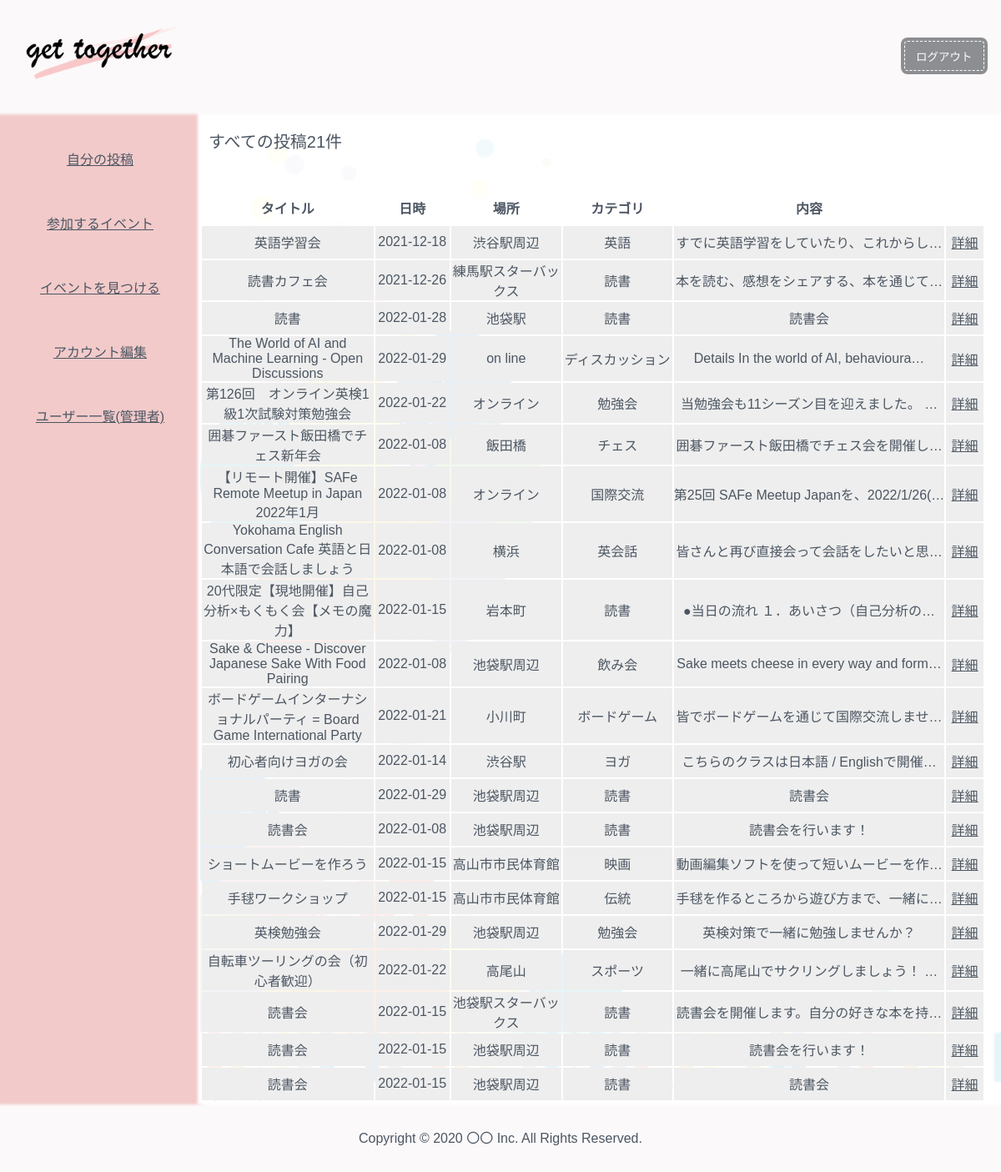
Screenshot of /Views/all_index.php (signed in) with the database file from the repository.
### tables this page shows
CREATE TABLE `events` (
  `id` int(11) NOT NULL,
  `title` varchar(300) NOT NULL,
  `content` varchar(20000) DEFAULT NULL,
  `place` varchar(100) DEFAULT NULL,
  `date` date DEFAULT NULL,
  `category` varchar(1000) DEFAULT NULL,
  `user_id` int(11) NOT NULL,
  `del_flag` int(11) NOT NULL DEFAULT '0'
);

### Controllers/Controller1.php (called while the page is built, shortened)
<?php
require_once('../Models/All.php');
class PlayerController {
	  public function __construct() {
		$this->All = new All();
	  }
  public function all_index() {
	$page = 0;
	$all_posts = $this->All->AllIndex();
	$all_index_count = $this->All->AllcountPage($page);
	$allparams = [
          'all_posts'
          => $all_posts
          ,'pages' => $all_index_count / 20
        ];
	return $allparams;
	}
	public function countA() {
	$countall = $this->All->CountAllIndex();
	return $countall;
	}
}
?>

### Models/Db.php (called while the page is built, shortened)
<?php
class Db {
	public function __construct($dbh = null) {
		if(!$dbh) {
			try {
				$this->dbh = new PDO(
					'mysql:dbname='.DB_NAME.
					';host='.DB_HOST, DB_USER, DB_PASSWD
				);
			} catch (PDOException $e) {
				echo "接続失敗:" . $e->getMessage() . "\n";
				exit();
			}
		} else{
			$this->dbh = $dbh;
		}
	}
}

### Models/All.php (called while the page is built, shortened)
<?php
require_once('../Models/Db.php');
class All extends Db  {
    public function AllIndex($id = 0):Array {
        $sql = 'SELECT * FROM events WHERE del_flag = 0';
        $sth = $this->dbh->prepare($sql);
        $sth->execute();
        $result = $sth->fetchAll(PDO::FETCH_ASSOC);
        return $result;
    }
    public function CountAllIndex($id = 0):Array {
        $sql = 'SELECT COUNT(*) FROM events WHERE del_flag = 0';
        $sth = $this->dbh->prepare($sql);
        $sth->execute();
        $result = $sth->fetchAll(PDO::FETCH_ASSOC);
        return $result;
    }
    public function AllcountPage():Int {
      $sql = 'SELECT COUNT(*) FROM events';
      $sth = $this->dbh->prepare($sql);
      $sth->execute();
      $count = $sth->fetchColumn();
      return $count;
    }
}

### Views/all_index.php (the view, shortened to what this page needs)
<?php
require_once '../Controllers/Controller1.php';
$a = new PlayerController();
$params = $a->all_index();
$countAll = $a->countA();
?>
<!DOCTYPE html>
<html lang="ja">
<head>
  <link rel="stylesheet" type="text/css" href="css/all_index.css">
  <link rel="stylesheet" type="text/css" href="https://coco-factory.jp/ugokuweb/wp-content/themes/ugokuweb/data/reset.css">
<link rel="stylesheet" type="text/css" href="https://coco-factory.jp/ugokuweb/wp-content/themes/ugokuweb/data/7-2-3/css/7-2-3.css">
</head>
<body>
<?php include("header.php"); ?>
<article>
  <?php
  include("side.php");
  ?>
  <div class="content2">
    <div class="container">
    <p class="my_index_title">すべての投稿<?php echo $countAll[0]["COUNT(*)"]; ?>件</p>
    </div>
<div class="margin"> <p> </p>
<div class="open-btn1"></div>
</div>
<div class="view">
      <table class="db_table">
        <tr>
            <th class="title">タイトル</th>
            <th class="date">日時</th>
            <th class="place">場所</th>
            <th class="cate">カテゴリ</th>
            <th lass="contents">内容</th>
        </tr>
        <?php foreach ($params['all_posts'] as $all_post): ?>
        <?php if($all_post['del_flag'] == 1):?>
        <?php else:  ?>
        <tr class="contents_conainer">
            <td class="title"><?php echo $all_post['title']; ?></td>
            <td class="date"><?php echo $all_post['date']; ?></td>
            <td class="place"><?php echo $all_post['place']; ?></td>
            <td class="cate"><?php echo $all_post['category']; ?></td>
            <td class="contents"><?php echo mb_strimwidth($all_post['content'], 0, 40, '…', 'UTF-8' ); ?></td>
            <td class="detail">
            <a href="my_detail.php?id=<?php echo $all_post['id']; ?>">詳細</a>
            </td>
            <?php endif;  ?>
            <?php endforeach; ?>
          </table>
    </div>
  </div>
</article>
<div>
<?php
include("footer.php");
?>
</div>
</body>
</html>

### Views/header.php (shortened to what this page needs)
<!DOCTYPE html>
<html lang="en">
<head>
  <link rel="stylesheet" type="text/css" href="css/header.css">
</head>
<body>
    <header class="site-header">
      <div class="wrapper site-header__wrapper">
        <a href="mypage.php" class="brand">
          <img class="img" src="css/img/logo.png">
        </a>
        <nav class="nav">
        <form action="logout.php" method="POST">
        <input style="cursor: pointer;" class="btn-stitch" type="submit" name="logout" value="ログアウト">
        </form>
        </nav>
      </div>
    </header>
</body>
</html>

### Views/side.php (shortened to what this page needs)
<!DOCTYPE html>
<html lang="ja">
<head>
  <link rel="stylesheet" type="text/css" href="css/mypage.css">
</head>
<body>
<div class="side">
    <a class="rink" href="my_index.php">自分の投稿</a>
    <a class="rink" href="user_event_index.php">参加するイベント</a>
    <a class="rink" href="all_index.php">イベントを見つける</a>
    <a class="rink" href="account.php">アカウント編集</a>
    <?php if($_SESSION['login_user']['role'] == 1): ?>
    <a class="rink_under" href="users.php">ユーザー一覧(管理者)</a>
    <?php endif;  ?>
  </div>
</body>
</html>

### Views/footer.php (shortened to what this page needs)
<!DOCTYPE html>
<html lang="ja">
<head>
  <link rel="stylesheet" type="text/css" href="css/footer.css">
</head>
<body>
    <div class="copy">
    <p class="copyright">Copyright © 2020 〇〇 Inc. All Rights Reserved.</p>
    </div>
</body>
</html>

### Views/css/all_index.css (style rules this page uses)
* { -webkit-appearance: none; }
* { color: #4c5662; margin: 0px; padding: 0px; }
body { font-family: arial; }
.btn-stitch { margin: 10px; display: inline-block; padding: 0.5em 1em; text-decoration: none; background: #818b9f; color: #FFF; border-radius: 4px; box-shadow: 0px 0px 0px 3px #818b9f; border: dashed 1px #FFF; font-size: 13.5px; }
.content2 { color: #4c5662; padding-top: 10px; background-color:white; width:80%; text-align:center; box-shadow: 0 0 3px 3px #ffffff; background-image: url(./img/fuu.png); background-color:rgba(255,255,255,0.8); background-blend-mode:lighten; background-size: cover; }
.my_index_title { font-size: 20px; margin: 10px; }
.container { display: flex; justify-content: left; }
.contents { overflow: hidden; text-overflow: ellipsis; white-space: nowrap; width: 20%; }
.contents_conainer { text-align: center; background: #eee; overflow: hidden; width: 70%; }
.title { width: 23%; height: 39px; }
.place { width: 15%; height: 39px; }
.cate { width: 15%; height: 39px; }
.date { width: 10%; height: 39px; }
.detail { width: 5%; height: 39px; }
.db_table { width: 98%; }
.margin { margin: 35px; }
.open-btn1 { position: absolute; top:153px; right:15px; background:url("https://coco-factory.jp/ugokuweb/wp-content/themes/ugokuweb/data/7-2-3/img/icon_search.svg") no-repeat 15px center; background-size: 20px 20px; width:50px; height:50px; cursor: pointer; }

### Views/css/header.css (style rules this page uses)
* { -webkit-appearance: none; }
* { margin: 0px; padding: 0px; }
body { font-family: arial; }
.brand { font-weight: bold; font-size: 20px; }
.img { width: 200px; }
.site-header { position: relative; background-color:#fbf9fa; box-shadow: 0 0 3px 3px #fbf9fa; }
.btn-stitch { display: inline-block; padding: 0.5em 1em; text-decoration: none; background: #818b9f; color: #FFF; border-radius: 4px; box-shadow: 0px 0px 0px 5px #818b9f; border: dashed 1px #FFF; }
.site-header__wrapper { padding-top: 1rem; padding-bottom: 1rem; }
@media (min-width: 600px) { .site-header__wrapper { padding: 20px; display: flex; justify-content: space-between; align-items: center; } }

### Views/css/mypage.css (style rules this page uses)
* { -webkit-appearance: none; }
* { margin: 0px; padding: 0px; }
body { font-family: arial; }
.btn-stitch { display: inline-block; padding: 0.5em 1em; text-decoration: none; background: #8c8e91; color: #FFF; border-radius: 4px; box-shadow: 0px 0px 0px 4px #8c8e91; border: dashed 1px #FFF; margin-right: 2.5%; font-size: 13.5px; }
.side { background-color:#f2caca; box-shadow: 0 0 3px 3px #f2caca; width:20%; min-height: 720px; height:auto; text-align:center; }
.rink { color: #4c5662; display: block; padding: 9px; margin-top: 35px; }
.rink_under { color: #4c5662; display: block; padding: 9px; margin-top: 35px; margin-bottom: 300px; }
article { display:flex; }
.title { width: 23%; height: 39px; }
.place { width: 15%; height: 39px; }
.cate { width: 15%; height: 39px; }
.date { width: 10%; height: 39px; }
.detail { width: 5%; height: 39px; }

### Views/css/footer.css (style rules this page uses)
* { margin: 0px; padding: 0px; }
body { font-family: arial; }
.copy { text-align: center; background-color:#fbf9fa; box-shadow: 0 0 3px 3px #fbf9fa; }
.copyright { padding: 30px; }

### rows the page displays
events: title "英語学習会", date "2021-12-18", place "渋谷駅周辺", category "英語", content "すでに英語学習をしていたり、これからし…"
events: title "読書カフェ会", date "2021-12-26", place "練馬駅スターバックス", category "読書", content "本を読む、感想をシェアする、本を通じて…"
events: title "読書", date "2022-01-28", place "池袋駅", category "読書", content "読書会"
events: title "The World of AI and Machine Learning - Open Discussions", date "2022-01-29", place "on line", category "ディスカッション", content "Details In the world of AI, behavioura…"
events: title "第126回 オンライン英検1級1次試験対策勉強会", date "2022-01-22", place "オンライン", category "勉強会", content "当勉強会も11シーズン目を迎えました。 …"
events: title "囲碁ファースト飯田橋でチェス新年会", date "2022-01-08", place "飯田橋", category "チェス", content "囲碁ファースト飯田橋でチェス会を開催し…"
events: title "【リモート開催】SAFe Remote Meetup in Japan 2022年1月", date "2022-01-08", place "オンライン", category "国際交流", content "第25回 SAFe Meetup Japanを、2022/1/26(…"
events: title "Yokohama English Conversation Cafe 英語と日本語で会話しましょう", date "2022-01-08", place "横浜", category "英会話", content "皆さんと再び直接会って会話をしたいと思…"
events: title "20代限定【現地開催】自己分析×もくもく会【メモの魔力】", date "2022-01-15", place "岩本町", category "読書", content "●当日の流れ １．あいさつ（自己分析の…"
events: title "Sake & Cheese - Discover Japanese Sake With Food Pairing", date "2022-01-08", place "池袋駅周辺", category "飲み会", content "Sake meets cheese in every way and form…"
events: title "ボードゲームインターナショナルパーティ = Board Game International Party", date "2022-01-21", place "小川町", category "ボードゲーム", content "皆でボードゲームを通じて国際交流しませ…"
events: title "初心者向けヨガの会", date "2022-01-14", place "渋谷駅", category "ヨガ", content "こちらのクラスは日本語 / Englishで開催…"
events: title "読書", date "2022-01-29", place "池袋駅周辺", category "読書", content "読書会"
events: title "読書会", date "2022-01-08", place "池袋駅周辺", category "読書", content "読書会を行います！"
events: title "ショートムービーを作ろう", date "2022-01-15", place "高山市市民体育館", category "映画", content "動画編集ソフトを使って短いムービーを作…"
events: title "手毬ワークショップ", date "2022-01-15", place "高山市市民体育館", category "伝統", content "手毬を作るところから遊び方まで、一緒に…"
events: title "英検勉強会", date "2022-01-29", place "池袋駅周辺", category "勉強会", content "英検対策で一緒に勉強しませんか？"
events: title "自転車ツーリングの会（初心者歓迎）", date "2022-01-22", place "高尾山", category "スポーツ", content "一緒に高尾山でサクリングしましょう！ …"
events: title "読書会", date "2022-01-15", place "池袋駅スターバックス", category "読書", content "読書会を開催します。自分の好きな本を持…"
events: title "読書会", date "2022-01-15", place "池袋駅周辺", category "読書", content "読書会を行います！"
events: title "読書会", date "2022-01-15", place "池袋駅周辺", category "読書", content "読書会"

### other values shown
$countAll[0]["COUNT(*)"] "21"
